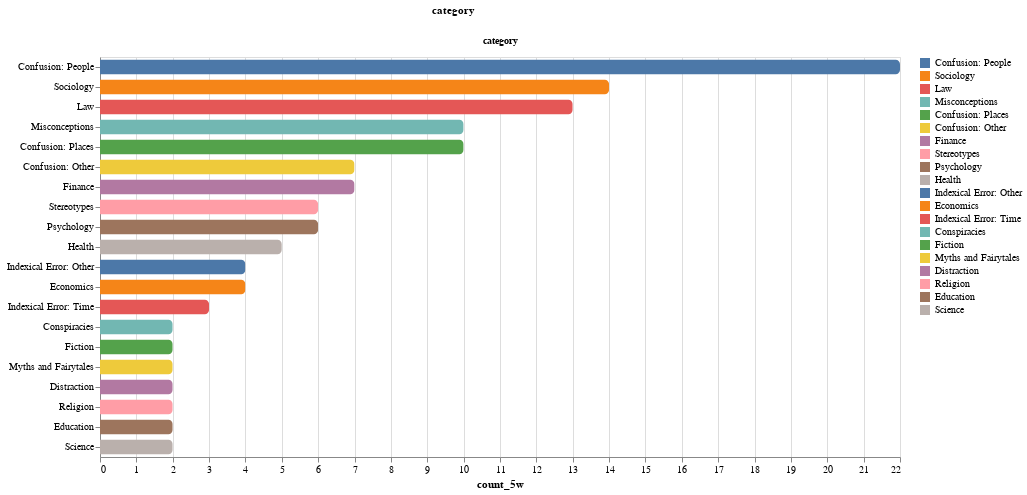

The notebook cell this image was saved under:
### Code cell
charts["count_5w"]["BarChart"]

### Figure 1 — Vega-Lite specification as saved in the notebook (floating-point values rounded to 4 significant figures)
{"config": {"view": {"continuousWidth": 300, "continuousHeight": 300}}, "data": {"name": "data-c7d1c9791cfab165f7c929ae4f4e0696"}, "mark": {"type": "bar", "binSpacing": 0.5, "cornerRadiusEnd": 5, "height": 15}, "center": true, "encoding": {"color": {"condition": {"test": "test(regexp(param_4,'i'),datum.ngram)", "field": "ngram", "sort": "-x", "title": "", "type": "nominal"}, "value": ""}, "column": {"field": "category", "header": {"labelFontWeight": "bold"}, "type": "nominal"}, "opacity": {"condition": {"test": "test(regexp(param_4,'i'),datum.ngram)", "value": 1}, "value": 0}, "tooltip": [{"field": "ngram", "title": "token", "type": "nominal"}, {"field": "value", "title": "count_5w value", "type": "quantitative"}], "x": {"field": "value", "title": "count_5w", "type": "quantitative"}, "y": {"field": "ngram", "sort": "-x", "title": "", "type": "nominal"}}, "params": [{"name": "param_4", "bind": {"input": "search", "placeholder": "insert token...", "name": "Filter by token "}, "value": ""}], "resolve": {"scale": {"x": "independent", "y": "independent"}}, "transform": [{"window": [{"op": "rank", "field": "value", "as": "rank"}], "groupby": ["category"], "sort": [{"field": "value", "order": "descending"}, {"field": "ngram", "order": "ascending"}]}, {"filter": "(datum.rank <= 20)"}], "width": 800.0, "$schema": "https://vega.github.io/schema/vega-lite/v5.16.3.json", "datasets": {"data-c7d1c9791cfab165f7c929ae4f4e0696": [{"category": "category", "ngram": "Misconceptions", "value": 10}, {"category": "category", "ngram": "Proverbs", "value": 0}, {"category": "category", "ngram": "Misquotations", "value": 1}, {"category": "category", "ngram": "Conspiracies", "value": 2}, {"category": "category", "ngram": "Superstitions", "value": 1}, {"category": "category", "ngram": "Paranormal", "value": 0}, {"category": "category", "ngram": "Fiction", "value": 2}, {"category": "category", "ngram": "Myths and Fairytales", "value": 2}, {"category": "category", "ngram": "Indexical Error: Identity", "value": 0}, {"category": "category", "ngram": "Indexical Error: Other", "value": 4}, {"category": "category", "ngram": "Indexical Error: Time", "value": 3}, {"category": "category", "ngram": "Indexical Error: Location", "value": 1}, {"category": "category", "ngram": "Distraction", "value": 2}, {"category": "category", "ngram": "Subjective", "value": 1}, {"category": "category", "ngram": "Advertising", "value": 0}, {"category": "category", "ngram": "Religion", "value": 2}, {"category": "category", "ngram": "Logical Falsehood", "value": 0}, {"category": "category", "ngram": "Stereotypes", "value": 6}, {"category": "category", "ngram": "Misconceptions: Topical", "value": 0}, {"category": "category", "ngram": "Education", "value": 2}, {"category": "category", "ngram": "Nutrition", "value": 0}, {"category": "category", "ngram": "Health", "value": 5}, {"category": "category", "ngram": "Psychology", "value": 6}, {"category": "category", "ngram": "Sociology", "value": 14}, {"category": "category", "ngram": "Economics", "value": 4}, {"category": "category", "ngram": "Politics", "value": 0}, {"category": "category", "ngram": "Law", "value": 13}, {"category": "category", "ngram": "Science", "value": 2}, {"category": "category", "ngram": "History", "value": 1}, {"category": "category", "ngram": "Language", "value": 0}, {"category": "category", "ngram": "Weather", "value": 0}, {"category": "category", "ngram": "Confusion: People", "value": 22}, {"category": "category", "ngram": "Confusion: Places", "value": 10}, {"category": "category", "ngram": "Confusion: Other", "value": 7}, {"category": "category", "ngram": "Finance", "value": 7}, {"category": "category", "ngram": "Misinformation", "value": 0}, {"category": "category", "ngram": "Statistics", "value": 1}, {"category": "category", "ngram": "Mandela Effect", "value": 1}]}}
